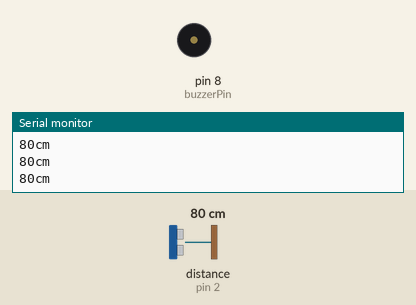
Simulated run of this sketch. Board: Arduino Uno, built with avr-gcc and run on an emulated ATmega328P. On the bench: buzzer (waves = sounding), the last lines printed to the serial monitor. Wiring (inferred from the names in the program): ultrasonic range finder: trigger pin 3; echo pin 2. The inputs (shaded band) are chosen by the test bench; at power-on: distance to the obstacle (sensor on pin 2) 80 cm. The echo pulse lasts 58.3 µs per cm.

Above: at 1.2 s.
1.3 s: distance to the obstacle (sensor on pin 2) set to 54 cm
2.8 s: distance to the obstacle (sensor on pin 2) set to 45 cm
At 3.19 s:
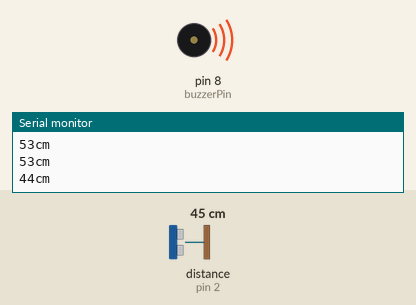
5.8 s: distance to the obstacle (sensor on pin 2) set to 24 cm
8.8 s: distance to the obstacle (sensor on pin 2) set to 20 cm
At 8.8 s:
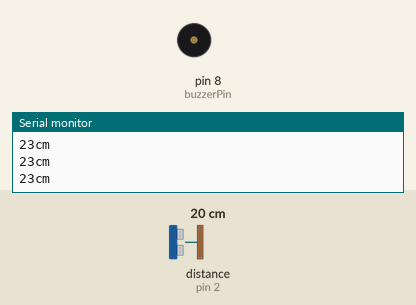
10.3 s: distance to the obstacle (sensor on pin 2) set to 35 cm
At 10.71 s:
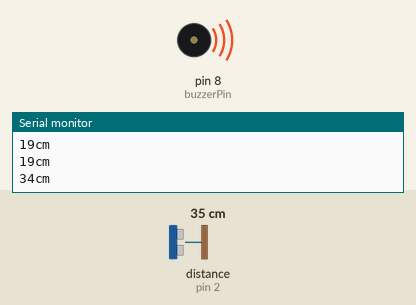
Timing chart, 0 to 14.3 s (numbered marks = the images above; inputs shaded):
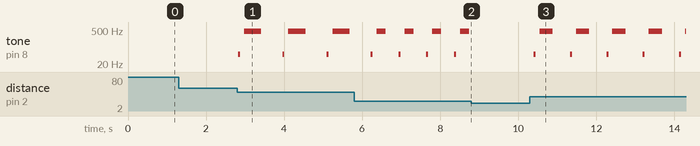

Measured:
- the behaviour switches between 51 and 50 cm on distance to the obstacle (sensor on pin 2) (found by bisection; images 0 and 1)
- the behaviour switches between 22 and 21 cm on distance to the obstacle (sensor on pin 2) (found by bisection; images 1 and 2)
- after the input at 2.8 s, tone on pin 8 (buzzerPin): silent → 50 Hz at once, then repeats every 1.1 s: silent 0.10 s, 440 Hz 0.44 s, silent 0.54 s, 50 Hz 0.05 s
- after the input at 8.8 s, tone on pin 8 (buzzerPin): stops changing and stays silent
- after the input at 10.3 s, tone on pin 8 (buzzerPin): silent → 50 Hz after 0.10 s, then repeats every 0.93 s: silent 0.10 s, 440 Hz 0.34 s, silent 0.44 s, 50 Hz 0.05 s

The sketch:

UltraSonic_simulation.ino
```cpp
const int echoPin = 2; // Echo Pin of Ultrasonic Sensor
const int pingPin = 3; // Trigger Pin of Ultrasonic Sensor
int buzzerPin =8;


void setup()
{
  Serial.begin(9600); // Starting Serial Communication
  pinMode(pingPin, OUTPUT); // initialising pin 3 as output
  pinMode(echoPin, INPUT); // initialising pin 2 as input
  pinMode(buzzerPin, OUTPUT);
}

void loop()
{
  long duration, inches, cm;

  digitalWrite(pingPin, LOW);
  delayMicroseconds(2);

  digitalWrite(pingPin, HIGH);
  delayMicroseconds(10);

  digitalWrite(pingPin, LOW);


  duration = pulseIn(echoPin, HIGH); // using pulsin function to determine total time
  inches = microsecondsToInches(duration); // calling method
  cm = microsecondsToCentimeters(duration); // calling method
  if(cm > 200)
    cm = 200;

  //Serial.print(inches);
  //Serial.print("in, ");
  Serial.print(cm);
  Serial.print("cm");
  Serial.println();

  if (cm>20 && 50>cm)
  {
     tone(buzzerPin, 50);
      delay(50);
      noTone(buzzerPin);
      delay(100);
     melodi(cm*10);
 }
  delay(100);

}

long microsecondsToInches(long microseconds) // method to covert microsec to inches
{
 return microseconds / 74 / 2;
}

long microsecondsToCentimeters(long microseconds) // method to covert microsec to centimeters
{
   return microseconds / 29 / 2;
}
int melodi(int dly)
{
  tone(buzzerPin, 440);
  delay(dly);
  noTone(buzzerPin);
  delay(dly);

}
```
